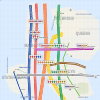
Frame 1 (no input)
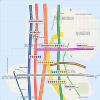
Frame 60 (no input)
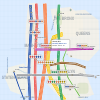
Frame 120 (the mouse pressed at the canvas centre since frame 60)

The p5.js sketch that drew these frames (run headless with seeded random() and noise() and a simulated clock; from frame 60 on, the mouse is pressed at the canvas centre):

// p5.js sketch
// ── sketch.js
let cnv;
let hoveredStation = null;
let lockedStation = null;
let lastPanelStationId = null;
let currentLens = "rate";

let hoveredLegendRoute = null;
let activeLegendRoute = null;
let activeRouteStop = null;
let routeFocusFlash = 0;

const FLOW_SPEED = 0.00082;
const HALO_SPEED = 0.038;

function setup() {
  const holder = document.getElementById("map-canvas");

  if (!holder) {
    console.error("Missing #map-canvas div in index.html.");
    return;
  }

  const w = holder.clientWidth;
  const h = Math.round((w * DESIGN_H) / DESIGN_W);

  cnv = createCanvas(w, h);
  cnv.parent("map-canvas");

  pixelDensity(1);
  textFont("Helvetica");

  setupModeButtons();
  setupRouteLegendInteractions();

  lockedStation = getStationById(DEFAULT_STATION_ID);
  updatePanel(lockedStation);
}

function windowResized() {
  const holder = document.getElementById("map-canvas");
  if (!holder || !cnv) return;

  const w = holder.clientWidth;
  const h = Math.round((w * DESIGN_H) / DESIGN_W);

  resizeCanvas(w, h);
}

function draw() {
  detectHover();

  const activeStation =
    lockedStation || hoveredStation || getStationById(DEFAULT_STATION_ID);

  if (!lastPanelStationId || activeStation.id !== lastPanelStationId) {
    updatePanel(activeStation);
    lastPanelStationId = activeStation.id;
  }

  background(MTA.water);

  push();
  scale(width / DESIGN_W, height / DESIGN_H);

  drawCartographicBase();
  drawWaterLabels();
  drawBoroughLabels();
  drawFerry();
  drawRoutes();
  drawAnimatedFlow();
  drawMinorStops();
  drawStations(activeStation);
  drawRouteFocusHalo();
  drawRouteAcknowledgeHUD();
  drawCursorAssist();
  drawHoverTooltip();

  pop();
}

function setupModeButtons() {
  const buttons = document.querySelectorAll(".mode-btn");

  buttons.forEach((button) => {
    button.addEventListener("click", () => {
      currentLens = button.dataset.mode;

      buttons.forEach((b) => b.classList.remove("active"));
      button.classList.add("active");

      setText("lensContext", LENS_COPY[currentLens] || LENS_COPY.rate);
    });
  });
}

function setupRouteLegendInteractions() {
  const pills = document.querySelectorAll(".legend .pill");

  pills.forEach((pill) => {
    const route = pill.textContent.trim();

    pill.dataset.route = route;
    pill.classList.add("route-hoverable");
    pill.title = `${route} · ${getRouteName(route)}`;

    pill.addEventListener("mouseenter", () => {
      hoveredLegendRoute = route;
      updateRouteLensText(route, "hover");
    });

    pill.addEventListener("mouseleave", () => {
      hoveredLegendRoute = null;

      if (activeLegendRoute) {
        updateRouteLensText(activeLegendRoute, "active");
      } else {
        setText("lensContext", LENS_COPY[currentLens] || LENS_COPY.rate);
      }
    });

    pill.addEventListener("click", () => {
      const alreadyActive = activeLegendRoute === route;

      document
        .querySelectorAll(".legend .pill")
        .forEach((p) => p.classList.remove("route-active"));

      if (alreadyActive) {
        activeLegendRoute = null;
        activeRouteStop = null;
        routeFocusFlash = 0;
        setText("lensContext", LENS_COPY[currentLens] || LENS_COPY.rate);
        return;
      }

      activeLegendRoute = route;
      activeRouteStop = chooseRouteStop(route);
      routeFocusFlash = 1;

      pill.classList.add("route-active");
      updateRouteLensText(route, "active");
    });
  });
}

function drawCartographicBase() {
  noStroke();

  fill(MTA.land);

  // Manhattan
  beginShape();
  vertex(280, 25);
  vertex(355, 20);
  vertex(385, 210);
  vertex(368, 520);
  vertex(350, 705);
  vertex(300, 705);
  vertex(260, 500);
  vertex(255, 245);
  endShape(CLOSE);

  // Bronx
  beginShape();
  vertex(505, 65);
  vertex(700, 50);
  vertex(825, 120);
  vertex(835, 255);
  vertex(710, 265);
  vertex(560, 240);
  vertex(525, 140);
  endShape(CLOSE);

  // Queens
  beginShape();
  vertex(620, 85);
  vertex(850, 70);
  vertex(985, 145);
  vertex(995, 355);
  vertex(885, 440);
  vertex(690, 410);
  vertex(585, 300);
  vertex(580, 165);
  endShape(CLOSE);

  // Brooklyn
  beginShape();
  vertex(545, 420);
  vertex(830, 475);
  vertex(940, 680);
  vertex(790, 720);
  vertex(620, 720);
  vertex(470, 605);
  endShape(CLOSE);

  // Staten Island
  beginShape();
  vertex(85, 485);
  vertex(240, 455);
  vertex(315, 560);
  vertex(250, 695);
  vertex(105, 655);
  vertex(50, 565);
  endShape(CLOSE);

  // Parks / civic green zones
  fill(MTA.park);
  rect(300, 135, 42, 120, 20);
  rect(560, 75, 60, 110, 24);
  rect(770, 595, 115, 80, 28);

  // Cartographic grid
  stroke(MTA.grid);
  strokeWeight(1);

  for (let x = 0; x <= DESIGN_W; x += 40) {
    line(x, 0, x, DESIGN_H);
  }

  for (let y = 0; y <= DESIGN_H; y += 40) {
    line(0, y, DESIGN_W, y);
  }

  // Light rail / geography guide marks
  stroke("rgba(69,106,151,.35)");
  strokeWeight(2);
  line(110, 350, 280, 350);
  line(735, 130, 1000, 130);
  line(790, 210, 1000, 210);
}

function drawWaterLabels() {
  push();
  fill(MTA.waterText);
  noStroke();
  textStyle(BOLD);
  textAlign(CENTER, CENTER);

  textSize(15);
  text("LONG ISLAND SOUND", 835, 105);

  push();
  translate(75, 470);
  rotate(-HALF_PI);
  text("HUDSON RIVER", 0, 0);
  pop();

  push();
  translate(520, 310);
  rotate(-1.13);
  text("EAST RIVER", 0, 0);
  pop();

  push();
  translate(535, 165);
  rotate(-1.25);
  text("HARLEM RIVER", 0, 0);
  pop();

  text("UPPER NEW YORK BAY", 290, 700);
  text("JAMAICA BAY", 830, 705);
  text("THE NARROWS", 200, 555);

  pop();
}

function drawBoroughLabels() {
  push();
  fill(MTA.boroughText);
  noStroke();
  textStyle(BOLD);
  textAlign(CENTER, CENTER);

  textSize(34);
  text("MANHATTAN", 350, 330);
  text("THE BRONX", 640, 135);
  text("QUEENS", 830, 240);
  text("BROOKLYN", 655, 515);
  text("STATEN ISLAND", 150, 560);

  pop();
}

function drawFerry() {
  push();
  stroke(45, 123, 201, 170);
  strokeWeight(3);
  noFill();

  drawingContext.setLineDash([14, 10]);
  beginShape();
  vertex(185, 500);
  vertex(250, 525);
  vertex(315, 530);
  endShape();

  drawingContext.setLineDash([]);

  noStroke();
  fill(MTA.civicBlue);
  textSize(13);
  textStyle(BOLD);
  textAlign(CENTER, BOTTOM);
  text("Staten Island Ferry", 250, 495);

  pop();
}

function drawRoutes() {
  const focusRoute = activeLegendRoute || hoveredLegendRoute;

  for (const group of routeGroups) {
    const offsets = getVisualOffsets(group);
    const isFocusedGroup = focusRoute
      ? group.labels.includes(focusRoute)
      : true;

    for (let i = 0; i < offsets.length; i++) {
      const shifted = offsetPolyline(group.points, offsets[i]);

      noFill();

      stroke(255, 255, 255, isFocusedGroup ? 130 : 55);
      strokeWeight(isFocusedGroup ? 12 : 8);
      drawPolyline(shifted);

      stroke(hexToRgba(group.color, isFocusedGroup ? 255 : 78));
      strokeWeight(isFocusedGroup ? 7.4 : 4.2);
      drawPolyline(shifted);

      stroke(0, 0, 0, isFocusedGroup ? 45 : 18);
      strokeWeight(1);
      drawPolyline(shifted);
    }
  }
}

function drawAnimatedFlow() {
  const focusRoute = activeLegendRoute || hoveredLegendRoute;

  for (let g = 0; g < routeGroups.length; g++) {
    const group = routeGroups[g];
    const offsets = getVisualOffsets(group);
    const isFocusedGroup = focusRoute
      ? group.labels.includes(focusRoute)
      : true;

    for (let i = 0; i < offsets.length; i++) {
      const shifted = offsetPolyline(group.points, offsets[i]);
      const markerCount = isFocusedGroup ? 3 : 1;

      for (let k = 0; k < markerCount; k++) {
        const t = (frameCount * 0.00042 + k * 0.36 + i * 0.04 + g * 0.017) % 1;

        const p = pointOnPolyline(shifted, t);

        noStroke();
        fill(255, 255, 255, isFocusedGroup ? 170 : 65);
        circle(p.x, p.y, isFocusedGroup ? 6.8 : 4.2);

        fill(hexToRgba(group.color, isFocusedGroup ? 255 : 95));
        circle(p.x, p.y, isFocusedGroup ? 3.3 : 2.1);
      }
    }
  }
}

function drawMinorStops() {
  const focusRoute = activeLegendRoute || hoveredLegendRoute;
  const stops = getAllOverlayStops();

  push();
  textAlign(LEFT, CENTER);
  textStyle(BOLD);

  for (let i = 0; i < stops.length; i++) {
    const s = stops[i];
    const belongsToFocus = focusRoute && stopHasRoute(s, focusRoute);
    const shouldDim = focusRoute && !belongsToFocus;

    stroke(0, 0, 0, shouldDim ? 40 : 135);
    strokeWeight(0.9);
    fill(255, 255, 255, shouldDim ? 65 : 235);
    circle(s.x, s.y, belongsToFocus ? 8.4 : 6.6);

    noStroke();
    fill(hexToRgba(s.color, shouldDim ? 70 : 255));
    circle(s.x, s.y, belongsToFocus ? 4.4 : 3.2);

    if (shouldShowOverlayStopLabel(s, i, focusRoute)) {
      fill(0, 0, 0, shouldDim ? 65 : 230);
      textSize(belongsToFocus ? 8.4 : 7.4);

      stroke(255, 255, 255, shouldDim ? 90 : 210);
      strokeWeight(2.4);
      text(s.name, s.x + 7, s.y - 7);
    }
  }

  pop();
}

function drawStations(activeStation) {
  for (const s of stations) {
    const isHover = hoveredStation && hoveredStation.id === s.id;
    const isLocked = lockedStation && lockedStation.id === s.id;
    const isActive = activeStation && activeStation.id === s.id;

    if (isActive) {
      drawHalo(s);
    }

    stroke("#222");
    strokeWeight(isLocked ? 2.4 : 1.8);
    fill("#ffffff");
    circle(s.x, s.y, isHover || isLocked ? 14 : 12);

    noStroke();
    fill(getStationColor(s));
    circle(s.x, s.y, isHover || isLocked ? 7.5 : 6);

    drawStationLabel(s, isActive);
    drawRouteDock(s, isActive);
  }
}

function drawHalo(s) {
  const haloSize = 24 + sin(frameCount * HALO_SPEED) * 5;

  noFill();
  stroke(0, 57, 166, 95);
  strokeWeight(3);
  circle(s.x, s.y, haloSize);

  stroke(0, 57, 166, 50);
  strokeWeight(2);
  circle(s.x, s.y, haloSize + 18);

  stroke(255, 255, 255, 135);
  strokeWeight(1.5);
  circle(s.x, s.y, haloSize + 30);
}

function drawStationLabel(station, isActive) {
  const focusRoute = activeLegendRoute || hoveredLegendRoute;
  const routeFocused = focusRoute && station.routes.includes(focusRoute);

  const important =
    isActive ||
    routeFocused ||
    station.id === "72st" ||
    station.id === "timessq" ||
    station.id === "grandcentral" ||
    station.id === "jackson" ||
    station.id === "atlantic" ||
    station.id === "bwayjct" ||
    station.id === "jamaica" ||
    station.id === "stgeorge" ||
    station.id === "tottenville" ||
    station.readingRate < 50;

  if (!important) return;

  push();
  textAlign(LEFT, CENTER);
  textSize(isActive || routeFocused ? 10.2 : 8.3);
  textStyle(BOLD);

  stroke(255, 255, 255, 225);
  strokeWeight(3);
  fill(routeFocused ? routeColor(focusRoute) : "#1c1c1c");
  text(station.name, station.x + 10, station.y - 11);

  pop();
}

function drawRouteDock(station, isActive) {
  const focusRoute = activeLegendRoute || hoveredLegendRoute;
  const routeFocused = focusRoute && station.routes.includes(focusRoute);
  const majorTransfer = station.routes.length >= 5;
  const clicked = lockedStation && lockedStation.id === station.id;
  const hovered = hoveredStation && hoveredStation.id === station.id;

  if (!isActive && !clicked && !hovered && !majorTransfer && !routeFocused)
    return;

  const routes = station.routes.slice(0, 9);
  const padX = 8;
  const badgeW = 17;
  const badgeGap = 3;
  const w = padX * 2 + routes.length * badgeW + (routes.length - 1) * badgeGap;
  const h = 25;

  let bx = station.x - w * 0.5;
  let by = station.y - 34;

  if (bx < 6) bx = 6;
  if (bx + w > DESIGN_W - 6) bx = DESIGN_W - w - 6;
  if (by < 6) by = station.y + 12;

  stroke(routeFocused ? routeColor(focusRoute) : "#3c3c3c");
  strokeWeight(isActive || hovered || clicked || routeFocused ? 2 : 1.25);
  fill(
    255,
    255,
    255,
    isActive || hovered || clicked || routeFocused ? 248 : 220
  );
  rect(bx, by, w, h, 8);

  for (let i = 0; i < routes.length; i++) {
    const r = routes[i];
    const cx = bx + padX + i * (badgeW + badgeGap) + badgeW / 2;
    const cy = by + h / 2;
    const thisBadgeFocused = focusRoute && r === focusRoute;

    stroke(thisBadgeFocused ? routeColor(r) : "#222");
    strokeWeight(thisBadgeFocused ? 2 : 1);
    fill(routeColor(r));
    circle(cx, cy, thisBadgeFocused ? 15 : 13);

    noStroke();
    fill(routeUsesDarkText(r) ? "#111" : "#fff");
    textAlign(CENTER, CENTER);
    textSize(r.length > 1 ? 6.6 : 8.4);
    textStyle(BOLD);
    text(r, cx, cy + 0.3);
  }
}

function drawCursorAssist() {
  if (!mouseInsideCanvas()) return;

  const p = toDesignPoint(mouseX, mouseY);

  push();
  stroke(0, 57, 166, 35);
  strokeWeight(1);
  line(p.x, 0, p.x, DESIGN_H);
  line(0, p.y, DESIGN_W, p.y);

  noFill();
  stroke(0, 57, 166, 82);
  strokeWeight(2);
  circle(p.x, p.y, 18);

  pop();
}

function drawHoverTooltip() {
  if (!hoveredStation || lockedStation) return;

  const s = hoveredStation;
  const p = toDesignPoint(mouseX, mouseY);
  const w = 184;
  const h = 66;

  let tx = p.x + 14;
  let ty = p.y - 76;

  if (tx + w > DESIGN_W - 12) tx = p.x - w - 14;
  if (ty < 12) ty = p.y + 14;

  push();

  stroke("#2c2c2c");
  strokeWeight(1.6);
  fill(255, 255, 255, 246);
  rect(tx, ty, w, h, 8);

  noStroke();
  fill("#111");
  textAlign(LEFT, TOP);
  textStyle(BOLD);
  textSize(11);
  text(s.name, tx + 10, ty + 8);

  fill(MTA.civicBlue);
  textSize(10);
  text(`${s.readingRate}% reading · ${s.supportNeed} need`, tx + 10, ty + 28);

  fill("#555");
  textSize(9.5);
  text(`${s.borough} · ${s.district} · ${currentLens}`, tx + 10, ty + 43);

  pop();
}

function drawRouteFocusHalo() {
  if (!activeLegendRoute || !activeRouteStop) return;

  const c = routeColor(activeLegendRoute);
  const pulse = 1 + sin(frameCount * 0.065) * 0.14;

  routeFocusFlash = max(0, routeFocusFlash - 0.012);

  push();
  noFill();

  stroke(hexToRgba(c, 110 + routeFocusFlash * 120));
  strokeWeight(4);
  circle(activeRouteStop.x, activeRouteStop.y, 34 * pulse);

  stroke(hexToRgba(c, 58));
  strokeWeight(7);
  circle(activeRouteStop.x, activeRouteStop.y, 52 * pulse);

  noStroke();
  fill(hexToRgba(c, 255));
  circle(activeRouteStop.x, activeRouteStop.y, 14);

  fill(routeUsesDarkText(activeLegendRoute) ? "#111" : "#fff");
  textAlign(CENTER, CENTER);
  textStyle(BOLD);
  textSize(activeLegendRoute.length > 1 ? 7 : 10);
  text(activeLegendRoute, activeRouteStop.x, activeRouteStop.y + 0.5);

  pop();
}

function drawRouteAcknowledgeHUD() {
  const route = activeLegendRoute || hoveredLegendRoute;

  if (!route) return;

  const name = getRouteName(route);
  const c = routeColor(route);
  const stopName = activeRouteStop ? activeRouteStop.name : "hover preview";

  push();

  const x = 20;
  const y = 20;
  const w = 285;
  const h = 58;

  stroke("#111");
  strokeWeight(2);
  fill(255, 255, 255, 238);
  rect(x, y, w, h, 9);

  fill(c);
  noStroke();
  circle(x + 28, y + 29, 31);

  fill(routeUsesDarkText(route) ? "#111" : "#fff");
  textAlign(CENTER, CENTER);
  textStyle(BOLD);
  textSize(route.length > 1 ? 10 : 15);
  text(route, x + 28, y + 30);

  fill("#111");
  textAlign(LEFT, TOP);
  textSize(11);
  text(`${route} · ${name}`, x + 52, y + 12);

  fill("#0039a6");
  textSize(9.5);
  text(`Line acknowledged · ${stopName}`, x + 52, y + 31);

  pop();
}

function detectHover() {
  hoveredStation = null;

  if (!mouseInsideCanvas()) return;

  const p = toDesignPoint(mouseX, mouseY);
  let best = null;
  let bestDist = Infinity;

  for (const s of stations) {
    const d = dist(p.x, p.y, s.x, s.y);

    if (d < 17 && d < bestDist) {
      best = s;
      bestDist = d;
    }
  }

  hoveredStation = best;
}

function mousePressed() {
  if (!mouseInsideCanvas()) return;

  if (hoveredStation) {
    lockedStation =
      lockedStation && lockedStation.id === hoveredStation.id
        ? null
        : hoveredStation;

    updatePanel(hoveredStation);
  } else {
    lockedStation = null;
  }
}

function touchStarted() {
  mousePressed();
  return false;
}

function mouseInsideCanvas() {
  return mouseX >= 0 && mouseX <= width && mouseY >= 0 && mouseY <= height;
}

function toDesignPoint(mx, my) {
  return {
    x: mx * (DESIGN_W / width),
    y: my * (DESIGN_H / height),
  };
}

function updatePanel(station) {
  if (!station) return;

  const signal = getSignalLabel(station.readingRate);

  setText("stationName", station.name);
  setText(
    "stationMeta",
    `${station.borough} · ${station.district} · ${station.type}`
  );
  setText("readingRate", `${station.readingRate}%`);
  setText("readingSignal", `Signal: ${signal}`);
  setText("medianIncome", formatMoney(station.income));
  setText("englishLearners", `${station.englishLearners.toFixed(1)}%`);
  setText("cityGap", `${station.gap >= 0 ? "+" : ""}${station.gap} pts`);
  setText("supportNeed", station.supportNeed);
  setText("dataStatus", station.status);
  setText("stationContext", station.note);
  setText("lensContext", LENS_COPY[currentLens] || LENS_COPY.rate);

  const routeWrap = document.getElementById("routeBadges");

  if (routeWrap) {
    routeWrap.innerHTML = station.routes
      .map((r) => `<span class="route-badge ${routeClass(r)}">${r}</span>`)
      .join("");
  }
}

function updateRouteLensText(route, state) {
  const verb = state === "active" ? "Locked route" : "Previewing route";
  const stopText = activeRouteStop
    ? ` Pulse stop: ${activeRouteStop.name}.`
    : "";

  setText(
    "lensContext",
    `${verb}: ${route} · ${getRouteName(route)}.${stopText}`
  );
}

function chooseRouteStop(route) {
  const options = getStopsForRoute(route);

  if (!options.length) return null;

  const index = Math.floor(random(options.length));
  return options[index];
}

function getStopsForRoute(route) {
  const major = stations
    .filter((s) => s.routes.includes(route))
    .map((s) => ({
      name: s.name,
      x: s.x,
      y: s.y,
      routes: s.routes,
      color: routeColor(route),
      stationId: s.id,
    }));

  const overlay = getAllOverlayStops()
    .filter((s) => stopHasRoute(s, route))
    .map((s) => ({
      name: s.name,
      x: s.x,
      y: s.y,
      routes: s.routes,
      color: routeColor(route),
      stationId: null,
    }));

  return dedupeStops([...major, ...overlay]);
}

function getAllOverlayStops() {
  const extras = typeof lineStopOverlay !== "undefined" ? lineStopOverlay : [];
  const minor = typeof minorStops !== "undefined" ? minorStops : [];

  return dedupeStops([...minor, ...extras]);
}

function dedupeStops(list) {
  const seen = new Set();
  const clean = [];

  for (const item of list) {
    const key = `${item.name}-${Math.round(item.x)}-${Math.round(item.y)}`;

    if (!seen.has(key)) {
      seen.add(key);
      clean.push(item);
    }
  }

  return clean;
}

function stopHasRoute(stop, route) {
  return stop.routes && stop.routes.includes(route);
}

function shouldShowOverlayStopLabel(stop, index, focusRoute) {
  if (focusRoute && stopHasRoute(stop, focusRoute)) return true;

  const alwaysShow = [
    "103 St",
    "50 St",
    "Canal St",
    "86 St",
    "Lorimer St",
    "Stapleton",
    "Great Kills",
  ];

  return alwaysShow.includes(stop.name);
}

function setText(id, value) {
  const el = document.getElementById(id);

  if (el) {
    el.textContent = value;
  }
}

function getStationById(id) {
  return stations.find((s) => s.id === id);
}

function getSignalLabel(rate) {
  if (rate >= 80) return "Very High";
  if (rate >= 65) return "High";
  if (rate >= 50) return "Mid";
  if (rate >= 40) return "Low";
  return "Very Low";
}

function getStationColor(s) {
  if (currentLens === "need") return needColor(s.supportNeed);
  if (currentLens === "ell") return ellColor(s.englishLearners);
  if (currentLens === "income") return incomeColor(s.income);

  return readingColor(s.readingRate);
}

function readingColor(rate) {
  if (rate >= 80) return "#123c8c";
  if (rate >= 65) return "#00a878";
  if (rate >= 50) return "#f2c94c";
  if (rate >= 40) return "#f28c28";
  return "#d6452f";
}

function needColor(need) {
  if (need === "Very High") return "#d6452f";
  if (need === "High") return "#f28c28";
  if (need === "Moderate") return "#f2c94c";
  if (need === "Low") return "#00a878";

  return "#123c8c";
}

function ellColor(value) {
  if (value >= 22) return "#d6452f";
  if (value >= 16) return "#f28c28";
  if (value >= 10) return "#f2c94c";

  return "#00a878";
}

function incomeColor(value) {
  if (value >= 85000) return "#123c8c";
  if (value >= 65000) return "#00a878";
  if (value >= 50000) return "#f2c94c";

  return "#f28c28";
}

function routeColor(route) {
  if (["A", "C", "E"].includes(route)) return MTA.blue;
  if (["1", "2", "3"].includes(route)) return MTA.red;
  if (["B", "D", "F", "M"].includes(route)) return MTA.orange;
  if (["N", "Q", "R", "W"].includes(route)) return MTA.yellow;
  if (["4", "5", "6"].includes(route)) return MTA.green;
  if (route === "7") return MTA.purple;
  if (route === "G") return MTA.lime;
  if (["J", "Z"].includes(route)) return MTA.brown;
  if (route === "L") return MTA.gray;
  if (route === "SIR") return MTA.civicBlue;
  if (route === "S") return MTA.gray;

  return "#222";
}

function routeUsesDarkText(route) {
  return ["N", "Q", "R", "W", "L"].includes(route);
}

function routeClass(route) {
  if (["A", "C", "E"].includes(route)) return "blue";
  if (["1", "2", "3"].includes(route)) return "red";
  if (["B", "D", "F", "M"].includes(route)) return "orange";
  if (["N", "Q", "R", "W"].includes(route)) return "yellow";
  if (["4", "5", "6"].includes(route)) return "green";
  if (route === "7") return "purple";
  if (route === "G") return "lime";
  if (["J", "Z"].includes(route)) return "brown";
  if (route === "L") return "gray";
  if (route === "SIR") return "sir";

  return "";
}

function formatMoney(value) {
  return `$${value.toLocaleString()}`;
}

function drawPolyline(points) {
  beginShape();

  for (const p of points) {
    vertex(p[0], p[1]);
  }

  endShape();
}

function pointOnPolyline(points, t) {
  let total = 0;
  const lengths = [];

  for (let i = 0; i < points.length - 1; i++) {
    const len = dist(
      points[i][0],
      points[i][1],
      points[i + 1][0],
      points[i + 1][1]
    );

    lengths.push(len);
    total += len;
  }

  let target = t * total;
  let run = 0;

  for (let i = 0; i < lengths.length; i++) {
    if (run + lengths[i] >= target) {
      const localT = (target - run) / lengths[i];

      return {
        x: lerp(points[i][0], points[i + 1][0], localT),
        y: lerp(points[i][1], points[i + 1][1], localT),
      };
    }

    run += lengths[i];
  }

  const last = points[points.length - 1];

  return {
    x: last[0],
    y: last[1],
  };
}

function offsetPolyline(points, offset) {
  const out = [];

  for (let i = 0; i < points.length; i++) {
    const p = createVector(points[i][0], points[i][1]);

    const prevDir =
      i === 0
        ? createVector(
            points[i + 1][0] - points[i][0],
            points[i + 1][1] - points[i][1]
          )
        : createVector(
            points[i][0] - points[i - 1][0],
            points[i][1] - points[i - 1][1]
          );

    const nextDir =
      i === points.length - 1
        ? createVector(
            points[i][0] - points[i - 1][0],
            points[i][1] - points[i - 1][1]
          )
        : createVector(
            points[i + 1][0] - points[i][0],
            points[i + 1][1] - points[i][1]
          );

    prevDir.normalize();
    nextDir.normalize();

    const n1 = createVector(-prevDir.y, prevDir.x);
    const n2 = createVector(-nextDir.y, nextDir.x);

    let n = p5.Vector.add(n1, n2);

    if (n.mag() < 0.001) {
      n = n2.copy();
    }

    n.normalize().mult(offset);

    out.push([p.x + n.x, p.y + n.y]);
  }

  return out;
}

function getVisualOffsets(group) {
  if (
    group.labels.length === 1 &&
    (group.labels[0] === "7" || group.labels[0] === "L")
  ) {
    return [-4, 4];
  }

  if (group.labels.length === 1) {
    return [0];
  }

  const gap = 8;
  const startOffset = -((group.labels.length - 1) * gap) / 2;

  return group.labels.map((_, i) => startOffset + i * gap);
}

function getRouteName(route) {
  if (typeof ROUTE_META !== "undefined" && ROUTE_META[route]) {
    return ROUTE_META[route];
  }

  return "MTA corridor";
}

function hexToRgba(hex, alpha) {
  const clean = hex.replace("#", "");
  const r = parseInt(clean.substring(0, 2), 16);
  const g = parseInt(clean.substring(2, 4), 16);
  const b = parseInt(clean.substring(4, 6), 16);

  return `rgba(${r}, ${g}, ${b}, ${alpha / 255})`;
}

// ── data.js
var DESIGN_W = 1000;
var DESIGN_H = 720;
var DEFAULT_STATION_ID = "72st";

var MTA = {
  water: "#dcecff",
  grid: "rgba(86, 116, 149, 0.15)",
  land: "rgba(246, 242, 231, 0.86)",
  park: "rgba(193, 214, 161, 0.36)",
  boroughText: "rgba(45, 63, 89, 0.43)",
  waterText: "rgba(69, 106, 151, 0.68)",
  black: "#111111",
  civicBlue: "#0039a6",
  blue: "#0039a6",
  red: "#ee352e",
  orange: "#ff6319",
  yellow: "#fccc0a",
  green: "#00933c",
  purple: "#b933ad",
  lime: "#6cbe45",
  brown: "#996633",
  gray: "#a7a9ac",
  white: "#ffffff",
};

var LENS_COPY = {
  rate: "Reading-rate view: station color signals estimated proficiency level.",
  need:
    "Support-need view: warmer station signals show greater intervention urgency.",
  ell:
    "English learner view: station color emphasizes multilingual support pressure.",
  income:
    "Income view: station color compares neighborhood economic context across corridors.",
};

var ROUTE_META = {
  1: "Broadway–7 Av Local",
  2: "7 Av Express",
  3: "7 Av Express",
  4: "Lexington Av Express",
  5: "Lexington Av Express",
  6: "Lexington Av Local",
  7: "Flushing Local / Express",
  A: "8 Av Express",
  C: "8 Av Local",
  E: "8 Av Local",
  B: "6 Av Express",
  D: "6 Av Express",
  F: "Queens Blvd / 6 Av Local",
  M: "Queens Blvd / 6 Av Local",
  G: "Crosstown Local",
  J: "Nassau St Local",
  Z: "Nassau St Express",
  N: "Broadway Express",
  Q: "Broadway Express",
  R: "Broadway Local",
  W: "Broadway Local",
  L: "14 St–Canarsie Local",
  SIR: "Staten Island Railway",
};

var routeGroups = [
  {
    labels: ["A", "C", "E"],
    color: MTA.blue,
    points: [
      [305, 38],
      [314, 150],
      [304, 290],
      [292, 430],
      [288, 560],
      [300, 720],
    ],
  },
  {
    labels: ["1", "2", "3"],
    color: MTA.red,
    points: [
      [362, 28],
      [372, 150],
      [360, 290],
      [352, 430],
      [350, 560],
      [360, 720],
    ],
  },
  {
    labels: ["B", "D", "F", "M"],
    color: MTA.orange,
    points: [
      [448, 28],
      [456, 190],
      [462, 340],
      [450, 470],
      [425, 595],
      [398, 720],
    ],
  },
  {
    labels: ["N", "Q", "R", "W"],
    color: MTA.yellow,
    points: [
      [625, 245],
      [535, 270],
      [490, 355],
      [474, 458],
      [505, 565],
      [590, 665],
      [648, 720],
    ],
  },
  {
    labels: ["4", "5", "6"],
    color: MTA.green,
    points: [
      [590, 36],
      [580, 160],
      [592, 310],
      [580, 455],
      [595, 595],
      [620, 720],
    ],
  },
  {
    labels: ["7"],
    color: MTA.purple,
    points: [
      [355, 356],
      [520, 356],
      [675, 356],
      [825, 352],
      [930, 352],
    ],
  },
  {
    labels: ["L"],
    color: MTA.gray,
    points: [
      [170, 540],
      [345, 540],
      [590, 540],
      [805, 540],
      [940, 548],
    ],
  },
  {
    labels: ["G"],
    color: MTA.lime,
    points: [
      [690, 310],
      [630, 425],
      [680, 560],
      [795, 690],
    ],
  },
  {
    labels: ["J", "Z"],
    color: MTA.brown,
    points: [
      [500, 470],
      [615, 452],
      [760, 460],
      [855, 486],
    ],
  },
  {
    labels: ["SIR"],
    color: MTA.blue,
    points: [
      [138, 520],
      [190, 625],
      [242, 720],
    ],
  },
];

var stations = [
  {
    id: "207st",
    name: "207 St",
    x: 306,
    y: 54,
    routes: ["A"],
    borough: "Manhattan",
    district: "District 6",
    type: "Northern corridor station",
    readingRate: 68,
    income: 66300,
    englishLearners: 15.6,
    gap: 7,
    supportNeed: "Moderate",
    status: "Estimated",
    note:
      "Northern Manhattan stop with mid-high proficiency and elevated English learner share.",
  },
  {
    id: "168st",
    name: "168 St",
    x: 312,
    y: 90,
    routes: ["A", "C", "1"],
    borough: "Manhattan",
    district: "District 6",
    type: "Transfer station",
    readingRate: 64,
    income: 61200,
    englishLearners: 17.2,
    gap: 3,
    supportNeed: "Moderate",
    status: "Estimated",
    note:
      "Important transfer area where literacy support could reach multiple school communities.",
  },
  {
    id: "145st",
    name: "145 St",
    x: 315,
    y: 130,
    routes: ["A", "B", "C", "D"],
    borough: "Manhattan",
    district: "District 5",
    type: "Transfer station",
    readingRate: 58,
    income: 54500,
    englishLearners: 13.4,
    gap: -3,
    supportNeed: "High",
    status: "Estimated",
    note: "Upper Manhattan transfer point with meaningful outreach potential.",
  },
  {
    id: "125st",
    name: "125 St",
    x: 360,
    y: 175,
    routes: ["1", "2", "3", "A", "B", "C", "D"],
    borough: "Manhattan",
    district: "District 5",
    type: "Major transfer zone",
    readingRate: 57,
    income: 52800,
    englishLearners: 12.4,
    gap: -4,
    supportNeed: "High",
    status: "Estimated",
    note:
      "Harlem corridor node with strong strategic value for outreach and intervention.",
  },
  {
    id: "72st",
    name: "72 St / Upper West Side",
    x: 355,
    y: 285,
    routes: ["1", "2", "3"],
    borough: "Manhattan",
    district: "District 3",
    type: "Local/express corridor",
    readingRate: 72,
    income: 91751,
    englishLearners: 8.2,
    gap: 11,
    supportNeed: "Moderate",
    status: "Estimated",
    note:
      "Higher-performing Manhattan trunk stop with strong household income and lower English learner share.",
  },
  {
    id: "59st",
    name: "59 St–Columbus Circle",
    x: 348,
    y: 255,
    routes: ["A", "B", "C", "D", "1"],
    borough: "Manhattan",
    district: "District 3",
    type: "Transfer station",
    readingRate: 71,
    income: 90200,
    englishLearners: 8.7,
    gap: 10,
    supportNeed: "Moderate",
    status: "Estimated",
    note:
      "High-visibility transfer stop linking west side and central city literacy corridors.",
  },
  {
    id: "timessq",
    name: "Times Sq–42 St",
    x: 500,
    y: 350,
    routes: ["1", "2", "3", "7", "N", "Q", "R", "W", "S"],
    borough: "Manhattan",
    district: "District 2",
    type: "Mega-transfer complex",
    readingRate: 60,
    income: 78700,
    englishLearners: 10.8,
    gap: -1,
    supportNeed: "Moderate",
    status: "Estimated",
    note:
      "A symbolic city center. Ideal for comparing systemwide literacy flow and transfer-driven visibility.",
  },
  {
    id: "penn",
    name: "34 St–Penn Station",
    x: 354,
    y: 430,
    routes: ["1", "2", "3", "A", "C", "E"],
    borough: "Manhattan",
    district: "District 2",
    type: "Regional access hub",
    readingRate: 58,
    income: 73900,
    englishLearners: 11.3,
    gap: -3,
    supportNeed: "Moderate",
    status: "Estimated",
    note:
      "Large access node that links city commuters with concentrated Midtown student movement.",
  },
  {
    id: "herald",
    name: "34 St–Herald Sq",
    x: 456,
    y: 470,
    routes: ["B", "D", "F", "M", "N", "Q", "R", "W"],
    borough: "Manhattan",
    district: "District 2",
    type: "Multi-line transfer",
    readingRate: 59,
    income: 75400,
    englishLearners: 10.1,
    gap: -2,
    supportNeed: "Moderate",
    status: "Estimated",
    note:
      "Dense transfer point where multiple literacy corridors intersect in a small footprint.",
  },
  {
    id: "grandcentral",
    name: "Grand Central–42 St",
    x: 594,
    y: 350,
    routes: ["4", "5", "6", "7", "S"],
    borough: "Manhattan",
    district: "District 2",
    type: "Historic central hub",
    readingRate: 69,
    income: 85800,
    englishLearners: 9.4,
    gap: 8,
    supportNeed: "Moderate",
    status: "Estimated",
    note:
      "Higher-performing central corridor with strong connectivity and a more advantaged district profile.",
  },
  {
    id: "unionsq",
    name: "14 St–Union Sq",
    x: 592,
    y: 540,
    routes: ["4", "5", "6", "L", "N", "Q", "R", "W"],
    borough: "Manhattan",
    district: "District 2",
    type: "Cross-city transfer node",
    readingRate: 63,
    income: 81100,
    englishLearners: 9.8,
    gap: 2,
    supportNeed: "Moderate",
    status: "Estimated",
    note:
      "One of the best places to compare north-south and east-west literacy corridors.",
  },
  {
    id: "atlantic",
    name: "Atlantic Av–Barclays",
    x: 565,
    y: 610,
    routes: ["2", "3", "4", "5", "B", "D", "N", "Q", "R"],
    borough: "Brooklyn",
    district: "District 13",
    type: "Brooklyn mega-transfer",
    readingRate: 55,
    income: 64200,
    englishLearners: 13.1,
    gap: -6,
    supportNeed: "High",
    status: "Estimated",
    note:
      "Key Brooklyn transfer where multiple lines converge and district contrasts become visible.",
  },
  {
    id: "fordham",
    name: "Fordham Rd",
    x: 582,
    y: 108,
    routes: ["4", "B", "D"],
    borough: "The Bronx",
    district: "District 10",
    type: "Bronx corridor node",
    readingRate: 47,
    income: 43500,
    englishLearners: 18.8,
    gap: -14,
    supportNeed: "High",
    status: "Estimated",
    note:
      "Important Bronx corridor with lower literacy performance and higher student support pressure.",
  },
  {
    id: "pelham",
    name: "Pelham Bay Park",
    x: 705,
    y: 72,
    routes: ["6"],
    borough: "The Bronx",
    district: "District 11",
    type: "Terminal station",
    readingRate: 67,
    income: 70100,
    englishLearners: 10.3,
    gap: 6,
    supportNeed: "Moderate",
    status: "Estimated",
    note:
      "Higher Bronx reading profile relative to some interior corridor stops.",
  },
  {
    id: "jackson",
    name: "Jackson Heights–Roosevelt Av",
    x: 820,
    y: 350,
    routes: ["7", "E", "F", "M", "R"],
    borough: "Queens",
    district: "District 30",
    type: "Queens transfer hub",
    readingRate: 56,
    income: 59500,
    englishLearners: 21.2,
    gap: -5,
    supportNeed: "High",
    status: "Estimated",
    note:
      "Multilingual Queens hub with strong transfer value and high English learner concentration.",
  },
  {
    id: "flushing",
    name: "Flushing–Main St",
    x: 930,
    y: 350,
    routes: ["7"],
    borough: "Queens",
    district: "District 25",
    type: "Terminal station",
    readingRate: 66,
    income: 68900,
    englishLearners: 24.5,
    gap: 5,
    supportNeed: "Moderate",
    status: "Estimated",
    note:
      "Queens terminal with solid literacy outcomes despite a very multilingual district context.",
  },
  {
    id: "court",
    name: "Court Sq",
    x: 710,
    y: 405,
    routes: ["E", "G", "7", "M"],
    borough: "Queens",
    district: "District 30",
    type: "Interborough connector",
    readingRate: 64,
    income: 84200,
    englishLearners: 11.1,
    gap: 3,
    supportNeed: "Moderate",
    status: "Estimated",
    note:
      "High-value connector between Queens and Manhattan literacy corridors.",
  },
  {
    id: "bedford",
    name: "Bedford Av",
    x: 720,
    y: 540,
    routes: ["L"],
    borough: "Brooklyn",
    district: "District 14",
    type: "Brooklyn local station",
    readingRate: 62,
    income: 77300,
    englishLearners: 9.6,
    gap: 1,
    supportNeed: "Moderate",
    status: "Estimated",
    note:
      "Brooklyn corridor stop with rising literacy performance and moderate district advantage.",
  },
  {
    id: "bwayjct",
    name: "Broadway Junction",
    x: 700,
    y: 645,
    routes: ["A", "C", "J", "Z", "L"],
    borough: "Brooklyn",
    district: "District 19",
    type: "Outer-borough transfer hub",
    readingRate: 43,
    income: 41800,
    englishLearners: 12.2,
    gap: -18,
    supportNeed: "Very High",
    status: "Estimated",
    note: "One of the clearest high-need transfer sites in the network.",
  },
  {
    id: "jamaica",
    name: "Jamaica Center",
    x: 955,
    y: 555,
    routes: ["E", "J", "Z"],
    borough: "Queens",
    district: "District 28",
    type: "Southeast Queens hub",
    readingRate: 49,
    income: 47000,
    englishLearners: 16.9,
    gap: -12,
    supportNeed: "High",
    status: "Estimated",
    note:
      "Important eastern corridor with below-city reading outcomes and meaningful support demand.",
  },
  {
    id: "stgeorge",
    name: "St. George",
    x: 140,
    y: 515,
    routes: ["SIR"],
    borough: "Staten Island",
    district: "District 31",
    type: "Ferry / rail gateway",
    readingRate: 59,
    income: 70500,
    englishLearners: 7.1,
    gap: -2,
    supportNeed: "Moderate",
    status: "Estimated",
    note:
      "The borough gateway. Useful for showing how isolated systems still connect into the citywide picture.",
  },
  {
    id: "tottenville",
    name: "Tottenville",
    x: 242,
    y: 708,
    routes: ["SIR"],
    borough: "Staten Island",
    district: "District 31",
    type: "Terminal station",
    readingRate: 71,
    income: 92800,
    englishLearners: 4.8,
    gap: 10,
    supportNeed: "Low",
    status: "Estimated",
    note:
      "Southern Staten Island terminal with stronger district outcomes and lower language-support pressure.",
  },
];

var minorStops = [
  { name: "103 St", x: 358, y: 215, routes: ["1"], color: MTA.red },
  { name: "50 St", x: 350, y: 316, routes: ["1"], color: MTA.red },
  { name: "23 St", x: 352, y: 470, routes: ["1"], color: MTA.red },
  { name: "14 St", x: 350, y: 540, routes: ["1", "2", "3"], color: MTA.red },
  {
    name: "47–50 Sts",
    x: 452,
    y: 310,
    routes: ["B", "D", "F", "M"],
    color: MTA.orange,
  },
  {
    name: "Canal St",
    x: 540,
    y: 610,
    routes: ["N", "Q", "R", "W", "J", "Z"],
    color: MTA.yellow,
  },
  { name: "59 St", x: 590, y: 255, routes: ["4", "5", "6"], color: MTA.green },
  { name: "86 St", x: 585, y: 210, routes: ["4", "5", "6"], color: MTA.green },
  {
    name: "Myrtle Av",
    x: 760,
    y: 470,
    routes: ["J", "M", "Z"],
    color: MTA.brown,
  },
  { name: "Nassau Av", x: 660, y: 475, routes: ["G"], color: MTA.lime },
  { name: "1 Av", x: 655, y: 540, routes: ["L"], color: MTA.gray },
  { name: "Lorimer St", x: 780, y: 540, routes: ["L"], color: MTA.gray },
  { name: "Stapleton", x: 170, y: 575, routes: ["SIR"], color: MTA.blue },
  { name: "Great Kills", x: 205, y: 650, routes: ["SIR"], color: MTA.blue },
];

var lineStopOverlay = [
  { name: "Dyckman St", x: 307, y: 44, routes: ["1"], color: MTA.red },
  { name: "157 St", x: 319, y: 112, routes: ["1"], color: MTA.red },
  { name: "116 St", x: 358, y: 195, routes: ["1"], color: MTA.red },
  { name: "66 St", x: 352, y: 300, routes: ["1"], color: MTA.red },

  { name: "190 St", x: 308, y: 68, routes: ["A"], color: MTA.blue },
  { name: "163 St", x: 313, y: 102, routes: ["C"], color: MTA.blue },
  { name: "116 St", x: 315, y: 160, routes: ["B", "C"], color: MTA.blue },
  { name: "81 St", x: 324, y: 235, routes: ["B", "C"], color: MTA.blue },
  {
    name: "42 St–PABT",
    x: 335,
    y: 350,
    routes: ["A", "C", "E"],
    color: MTA.blue,
  },

  { name: "7 Av", x: 455, y: 265, routes: ["B", "D", "E"], color: MTA.orange },
  { name: "23 St", x: 450, y: 500, routes: ["F", "M"], color: MTA.orange },
  {
    name: "DeKalb Av",
    x: 600,
    y: 650,
    routes: ["B", "Q", "R"],
    color: MTA.yellow,
  },

  { name: "125 St", x: 582, y: 150, routes: ["4", "5", "6"], color: MTA.green },
  { name: "51 St", x: 592, y: 320, routes: ["6"], color: MTA.green },
  { name: "Astor Pl", x: 594, y: 500, routes: ["6"], color: MTA.green },
  {
    name: "Brooklyn Bridge",
    x: 600,
    y: 585,
    routes: ["4", "5", "6"],
    color: MTA.green,
  },

  { name: "Hudson Yards", x: 355, y: 356, routes: ["7"], color: MTA.purple },
  { name: "5 Av", x: 545, y: 356, routes: ["7"], color: MTA.purple },
  { name: "Vernon Blvd", x: 665, y: 356, routes: ["7"], color: MTA.purple },
  {
    name: "Queensboro Plaza",
    x: 760,
    y: 354,
    routes: ["7"],
    color: MTA.purple,
  },
  { name: "74 St–Broadway", x: 835, y: 352, routes: ["7"], color: MTA.purple },
  { name: "Mets–Willets", x: 895, y: 352, routes: ["7"], color: MTA.purple },

  { name: "8 Av", x: 170, y: 540, routes: ["L"], color: MTA.gray },
  { name: "6 Av", x: 345, y: 540, routes: ["L"], color: MTA.gray },
  { name: "3 Av", x: 615, y: 540, routes: ["L"], color: MTA.gray },
  { name: "Graham Av", x: 820, y: 542, routes: ["L"], color: MTA.gray },
  {
    name: "Myrtle–Wyckoff",
    x: 875,
    y: 546,
    routes: ["L", "M"],
    color: MTA.gray,
  },

  { name: "Greenpoint Av", x: 670, y: 390, routes: ["G"], color: MTA.lime },
  { name: "Metropolitan", x: 680, y: 560, routes: ["G", "L"], color: MTA.lime },
  {
    name: "Hoyt–Schermerhorn",
    x: 750,
    y: 610,
    routes: ["G", "A", "C"],
    color: MTA.lime,
  },

  {
    name: "Essex St",
    x: 555,
    y: 470,
    routes: ["J", "Z", "F", "M"],
    color: MTA.brown,
  },
  {
    name: "Marcy Av",
    x: 725,
    y: 455,
    routes: ["J", "Z", "M"],
    color: MTA.brown,
  },
  { name: "Crescent St", x: 835, y: 486, routes: ["J", "Z"], color: MTA.brown },

  { name: "Tompkinsville", x: 155, y: 545, routes: ["SIR"], color: MTA.blue },
  { name: "Eltingville", x: 220, y: 675, routes: ["SIR"], color: MTA.blue },
];

console.log("RTC data.js loaded:", {
  DESIGN_W: DESIGN_W,
  DESIGN_H: DESIGN_H,
  routes: routeGroups.length,
  stations: stations.length,
  overlayStops: lineStopOverlay.length,
});

// ── style.css
:root {
  --black: #090909;
  --ink: #111111;
  --paper: #f2f2ef;
  --panel: #efefec;
  --line: #202020;
  --civic-blue: #163ea9;
  --water: #d9e6f3;
  --grid: rgba(74, 105, 140, 0.12);
  --land: rgba(245, 241, 230, 0.82);
  --park: rgba(198, 219, 171, 0.35);
  --muted: #666;
}

* {
  box-sizing: border-box;
}

html,
body {
  margin: 0;
  padding: 0;
  background: #cfd9e7;
  color: var(--ink);
  font-family: Arial, Helvetica, sans-serif;
}

body {
  min-height: 100vh;
}

.hero-header {
  display: grid;
  grid-template-columns: 84px minmax(0, 1fr) auto;
  gap: 18px;
  align-items: start;
  background: var(--black);
  color: #fff;
  border-bottom: 4px solid #ffffff;
  padding: 18px 22px 16px;
}

.read-seal {
  width: 64px;
  display: flex;
  align-items: flex-start;
  justify-content: center;
}

.read-seal img {
  width: 64px;
  height: auto;
  display: block;
}

.title-block .kicker {
  margin: 0 0 4px;
  font-size: 13px;
  line-height: 1.05;
  font-weight: 800;
  letter-spacing: 1.3px;
  text-transform: uppercase;
  color: #c5d3ff;
}

.title-block h1 {
  margin: 0;
  font-size: clamp(34px, 4.5vw, 64px);
  line-height: 0.95;
  font-weight: 900;
  letter-spacing: -1.8px;
}

.hero-subtitle {
  margin: 8px 0 0;
  font-size: clamp(14px, 1.45vw, 24px);
  line-height: 1.12;
  font-weight: 700;
  max-width: 760px;
}

.essay-credit {
  text-align: right;
  align-self: center;
  white-space: nowrap;
}

.essay-credit strong,
.essay-credit span {
  display: block;
  font-size: 14px;
  line-height: 1.2;
}

.layout {
  display: grid;
  grid-template-columns: minmax(0, 1fr) 320px;
  gap: 14px;
  padding: 12px 14px 22px;
  align-items: start;
}

.main-column {
  min-width: 0;
}

.map-panel,
.explain-card,
.insight-grid,
.data-panel-inner {
  border: 3px solid var(--line);
  background: var(--panel);
}

.panel-top {
  display: flex;
  justify-content: space-between;
  gap: 18px;
  align-items: flex-start;
  padding: 12px 16px 10px;
  border-bottom: 3px solid var(--line);
}

.panel-title h2 {
  margin: 0;
  font-size: clamp(28px, 3vw, 42px);
  line-height: 0.95;
  color: var(--civic-blue);
  font-weight: 900;
  letter-spacing: -1px;
}

.panel-title p {
  margin: 6px 0 0;
  color: var(--civic-blue);
  font-size: 14px;
  line-height: 1.1;
  font-weight: 700;
}

.legend {
  display: flex;
  gap: 5px;
  flex-wrap: wrap;
  justify-content: flex-end;
  max-width: 380px;
  padding-top: 4px;
}

.pill {
  width: 23px;
  height: 23px;
  border-radius: 999px;
  display: inline-flex;
  align-items: center;
  justify-content: center;
  border: 1.6px solid #222;
  color: #fff;
  font-size: 12px;
  font-weight: 800;
  line-height: 1;
}

.pill.red {
  background: #ee352e;
}
.pill.green {
  background: #00933c;
}
.pill.purple {
  background: #b933ad;
}
.pill.blue {
  background: #0039a6;
}
.pill.orange {
  background: #ff6319;
}
.pill.lime {
  background: #6cbe45;
}
.pill.brown {
  background: #996633;
}
.pill.yellow {
  background: #fccc0a;
  color: #111;
}
.pill.gray {
  background: #a7a9ac;
  color: #111;
}
.pill.sir {
  width: auto;
  padding: 0 7px;
  background: #1643a5;
}

#map-canvas {
  width: 100%;
  background: var(--water);
  min-height: 620px;
  overflow: hidden;
}

#map-canvas canvas {
  display: block;
  width: 100% !important;
  height: auto !important;
}

.explainer-grid {
  display: grid;
  grid-template-columns: 1fr 1fr;
  gap: 0;
  margin-top: 14px;
}

.explain-card {
  padding: 18px 24px 20px;
}

.explainer-grid .explain-card + .explain-card {
  border-left: none;
}

.explain-card h3 {
  margin: 0 0 10px;
  font-size: 18px;
  color: var(--civic-blue);
  letter-spacing: 4px;
  font-weight: 900;
}

.explain-card p {
  margin: 0;
  font-size: 16px;
  line-height: 1.35;
  font-weight: 700;
}

.insight-grid {
  display: grid;
  grid-template-columns: 130px repeat(4, 1fr);
  margin-top: 14px;
}

.insight-label {
  border-right: 3px solid var(--line);
  padding: 22px 20px;
  display: flex;
  flex-direction: column;
  justify-content: center;
  gap: 2px;
  font-weight: 900;
  color: var(--civic-blue);
  letter-spacing: 5px;
  font-size: 15px;
}

.insight-card {
  min-height: 170px;
  padding: 20px 18px 18px;
  border-right: 3px solid var(--line);
  background: #f1f1ef;
}

.insight-card:last-child {
  border-right: none;
}

.insight-card.active {
  background: #dce4f6;
  box-shadow: inset 0 -6px 0 #2049b0;
}

.insight-icon {
  width: 54px;
  height: 54px;
  border-radius: 999px;
  background: #1d49b7;
  color: #fff;
  display: flex;
  align-items: center;
  justify-content: center;
  font-size: 22px;
  font-weight: 900;
  margin-bottom: 14px;
}

.insight-card h4 {
  margin: 0 0 8px;
  font-size: 18px;
  line-height: 0.98;
  letter-spacing: -0.4px;
}

.insight-card p {
  margin: 0;
  font-size: 14px;
  line-height: 1.2;
  font-weight: 700;
}

.data-panel {
  min-width: 0;
}

.data-panel-inner {
  padding: 18px 16px 16px;
  position: sticky;
  top: 12px;
}

.side-kicker {
  margin: 0 0 10px;
  color: var(--civic-blue);
  letter-spacing: 2px;
  font-size: 12px;
  font-weight: 900;
  text-transform: uppercase;
}

.data-panel h3 {
  margin: 0;
  font-size: 24px;
  line-height: 1.05;
}

#stationMeta {
  margin: 8px 0 12px;
  color: #333;
  font-size: 14px;
  line-height: 1.25;
  font-weight: 700;
}

.route-badges {
  display: flex;
  flex-wrap: wrap;
  gap: 6px;
  margin-bottom: 14px;
}

.route-badge {
  min-width: 24px;
  height: 24px;
  padding: 0 7px;
  border-radius: 999px;
  border: 1.5px solid #222;
  display: inline-flex;
  align-items: center;
  justify-content: center;
  font-size: 12px;
  font-weight: 900;
  line-height: 1;
  color: #fff;
}

.route-badge.yellow,
.route-badge.gray {
  color: #111;
}

.stat-grid {
  display: grid;
  grid-template-columns: 1fr 1fr;
  gap: 8px;
  margin-bottom: 14px;
}

.stat-card {
  background: #fff;
  border: 2px solid var(--line);
  padding: 10px 10px 9px;
  min-height: 82px;
}

.stat-card.primary {
  background: #edf1fb;
}

.stat-label {
  display: block;
  font-size: 11px;
  line-height: 1.1;
  text-transform: uppercase;
  letter-spacing: 1px;
  color: #4f4f4f;
  font-weight: 800;
  margin-bottom: 6px;
}

.stat-card strong {
  display: block;
  font-size: 26px;
  line-height: 1;
  margin-bottom: 4px;
}

.stat-card span:last-child {
  font-size: 12px;
  line-height: 1.2;
  font-weight: 700;
}

.context-box,
.signal-key {
  background: #fff;
  border: 2px solid var(--line);
  padding: 12px 12px 11px;
  margin-bottom: 10px;
}

.context-box h4,
.signal-key h4 {
  margin: 0 0 8px;
  font-size: 14px;
  color: var(--civic-blue);
  letter-spacing: 1px;
  text-transform: uppercase;
}

.context-box p,
.signal-key li {
  margin: 0;
  font-size: 13px;
  line-height: 1.3;
  font-weight: 700;
}

.signal-key ul {
  list-style: none;
  padding: 0;
  margin: 0;
}

.signal-key li {
  display: flex;
  align-items: center;
  gap: 9px;
  padding: 3px 0;
}

.signal-dot {
  width: 12px;
  height: 12px;
  border-radius: 999px;
  border: 1px solid #111;
  display: inline-block;
}

.signal-dot.high {
  background: #25476d;
}
.signal-dot.good {
  background: #798e68;
}
.signal-dot.mid {
  background: #d6c88e;
}
.signal-dot.low {
  background: #c67f4d;
}
.signal-dot.urgent {
  background: #93361d;
}

@media (max-width: 1180px) {
  .layout {
    grid-template-columns: 1fr;
  }

  .data-panel-inner {
    position: static;
  }
}

@media (max-width: 860px) {
  .hero-header {
    grid-template-columns: 64px 1fr;
  }

  .essay-credit {
    grid-column: 1 / -1;
    text-align: left;
  }

  .panel-top {
    flex-direction: column;
    align-items: flex-start;
  }

  .legend {
    justify-content: flex-start;
    max-width: none;
  }

  .explainer-grid {
    grid-template-columns: 1fr;
  }

  .insight-grid {
    grid-template-columns: 1fr;
  }

  .insight-label {
    border-right: none;
    border-bottom: 3px solid var(--line);
    flex-direction: row;
    letter-spacing: 3px;
  }

  .insight-card {
    border-right: none;
    border-top: 3px solid var(--line);
  }

  .stat-grid {
    grid-template-columns: 1fr 1fr;
  }
}

@media (max-width: 560px) {
  .hero-header {
    padding: 14px;
    gap: 12px;
  }

  .title-block h1 {
    font-size: 42px;
  }

  .hero-subtitle {
    font-size: 18px;
  }

  .layout {
    padding: 10px;
  }

  .explain-card {
    padding: 15px 16px;
  }

  .stat-grid {
    grid-template-columns: 1fr;
  }
}
